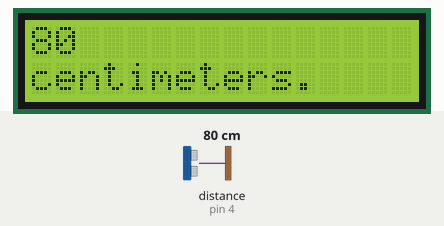
Recording of a sketch running on a simulated Arduino Uno, built with avr-gcc and run on an emulated ATmega328P. On the bench: 16×2 character LCD. Inputs (shaded band) come from the test bench; at power-on: distance to the obstacle (sensor on pin 4) 80 cm. The echo pulse lasts 58.3 µs per cm.

Above: at 2.3 s.
2.4 s: distance to the obstacle (sensor on pin 4) set to 2 cm
At 3.5 s:
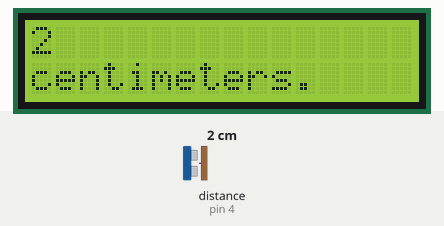
3.9 s: distance to the obstacle (sensor on pin 4) set to 4 cm
At 4.6 s:
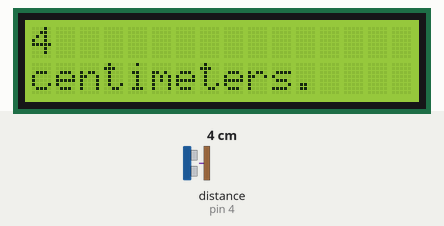
5.4 s: distance to the obstacle (sensor on pin 4) set to 9 cm
At 6.0 s:
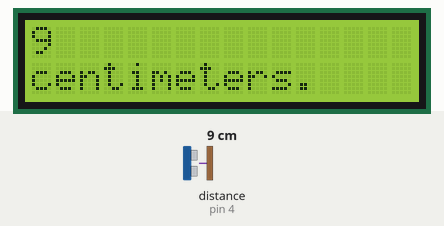
Timing chart, 0 to 8.4 s (numbered marks = the images above; inputs shaded):
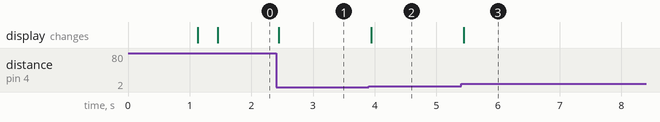

Measured:
- after the input at 2.4 s, the display: changes at once (image 1)
- after the input at 3.9 s, the display: changes at once (image 2)
- after the input at 5.4 s, the display: changes after 0.05 s (image 3)

The sketch:

Distance_to_LCD.ino
```cpp
//set up for LCD
#include <LiquidCrystal.h>
int tempPin = 0;
//                BS  E  D4 D5  D6 D7
LiquidCrystal lcd(7, 8, 9, 10, 11, 12);

//Ultrasonic setup
#include <SR04.h>
#define TRIG_PIN 4
//REGULAR

#define ECHO_PIN 5
//PWM

SR04 sr04 = SR04(ECHO_PIN,TRIG_PIN);//set up Ultrasonic pins
long a;
//declare a as a 'long' var type

void setup()
{
  // put your setup code here, to run once:
  Serial.begin(9600);
  //set up serial IO to 9600 baud
  lcd.begin(16, 2);
  //.........================
  lcd.setCursor(0,0);
  lcd.print("  Sensor Ready  ");
  delay(1000);
  lcd.begin(16,2);
  lcd.setCursor(0,1);
  lcd.print("centimeters.");

}

void loop()
{
  // put your main code here, to run repeatedly:
  a=sr04.Distance();
  //read dist to 'a'

  lcd.setCursor(0,0);
  lcd.print("                ");
  lcd.setCursor(0,0);
  lcd.print(a);


}
```
